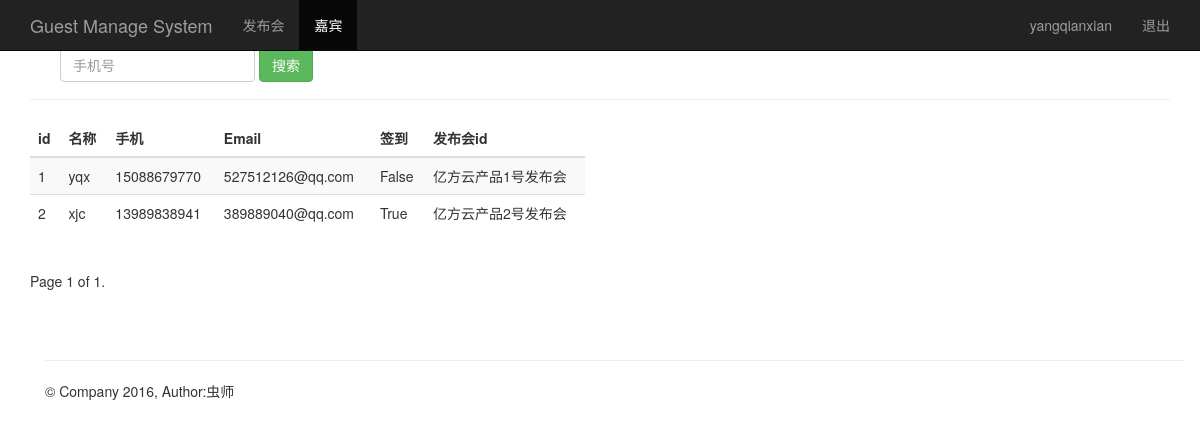
Screenshot of /search_phone/ (signed in) with the database file from the repository.
### sign/models.py (models this page shows)
class Guest(models.Model):
    event = models.ForeignKey(Event)
    name = models.CharField(max_length=20)
    email = models.EmailField()
    phone = models.IntegerField()
    createtime = models.DateTimeField(auto_now=True)
    type = models.CharField(max_length=20)
    sign = models.BooleanField()

class Event(models.Model):
    name = models.CharField(max_length=100)
    limit = models.IntegerField()
    status = models.BooleanField()
    address = models.CharField(max_length=200)
    starttime = models.DateTimeField()
    createtime = models.DateTimeField(auto_now=True)
    def  __str__(self):
        return self.name

### sign/views.py (the view)
# urls.py: url(r'^search_phone/',search_phone),
def search_phone(request):
    search_phone = request.GET.get("phone", "")
    guest_list = Guest.objects.filter(phone__contains=search_phone)
    username = request.session.get('username', '')
    paginator = Paginator(guest_list, 10)
    page = request.GET.get('page')
    try:
        contacts = paginator.page(page)
    except PageNotAnInteger:
        contacts = paginator.page(1)
    except EmptyPage:
        contacts = paginator.page(paginator.num_pages)
    return render(request, "guest_manage.html", {"user": username, "guests": contacts})

### sign/templates/guest_manage.html (shortened to what this page needs)
{% extends "base.html" %}
{% block content %}
    <nav class="navbar navbar-inverse navbar-fixed-top">
      <div class="container">
        <div class="navbar-header">
          <a class="navbar-brand" href="/guest_manage/">Guest Manage System</a>
        </div>
        <div id="navbar" class="collapse navbar-collapse">
          <ul class="nav navbar-nav">
            <li><a href="/event_manage/">发布会</a></li>
            <li class="active"><a href="#about">嘉宾</a></li>
          </ul>
          <ul class="nav navbar-nav navbar-right">
           <li><a href="#">{{user}}</a></li>
           <li><a href="/logout/">退出</a></li>
         </ul>
        </div>
      </div>
    </nav>
    <div class="container theme-showcase" role="main">
      <div class="page-header">
        <div id="navbar" class="navbar-collapse collapse">
          <form class="navbar-form" method="get" action="/search_phone/">
            <div class="form-group">
              <input name="phone" type="text" placeholder="手机号" class="form-control">
            </div>
            <button type="submit" class="btn btn-success">搜索</button>
          </form>
        </div>
      </div>
      <div class="row">
        <div class="col-md-6">
          <table class="table table-striped">
            <thead>
              <tr>
                <th>id</th>
                <th>名称</th>
                <th>手机</th>
                <th>Email</th>
                <th>签到</th>
                <th>发布会id</th>
              </tr>
            </thead>
            <tbody>
              {% for guest in guests %}
                <tr>
                  <td>{{ guest.id }}</td>
                  <td>{{ guest.name }}</td>
                  <td>{{ guest.phone }}</td>
                  <td>{{ guest.email }}</td>
                  <td>{{ guest.sign }}</td>
                  <td>{{ guest.event }}</td>
                </tr>
             {% endfor %}
            </tbody>
          </table>
        </div>
      </div>
    <div class="pagination">
      <span class="step-links">
          <span class="current">
            Page {{ guests.number }} of {{ guests.paginator.num_pages }}.
          </span>
      </span>
    </div>
{% endblock %}

### rows the page displays
Guest: id "1", name "yqx", phone "15088679770", email "527512126@qq.com", sign "False", event "亿方云产品1号发布会"
Guest: id "2", name "xjc", phone "13989838941", email "389889040@qq.com", sign "True", event "亿方云产品2号发布会"

### other values shown
{{ user }} "yangqianxian"
{{ guests.number }} "1"
{{ guests.paginator.num_pages }} "1"
